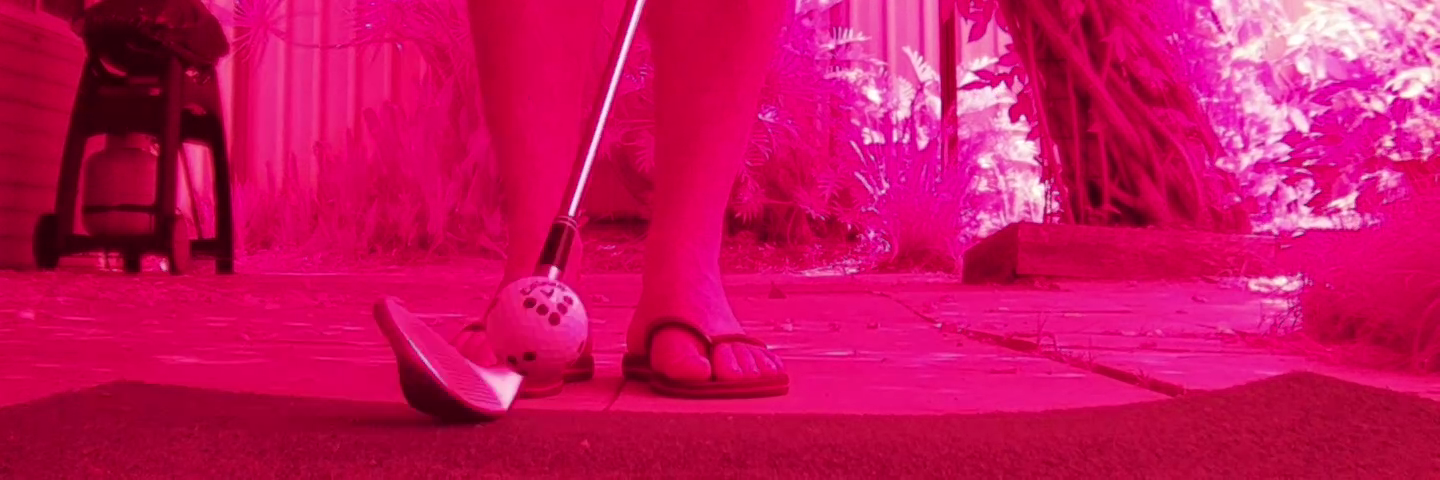
#> input picture media/0345.bmp, 1440 x 480 px, found by its file name
$ python measure-ball-size.py
#> lines starting #> are read from the running program, lines starting #| are printed output that depends on the picture; after the words box and inside, x2 and y2 are one past the last pixel; in counts of white or black regions, pixels touching at a corner belong together
import cv2
import numpy as np

# Global variables to store user selection
selected_circle = None
circles = None
image = None

def mouse_event(event, x, y, flags, param):
    global selected_circle, circles, image

    if event == cv2.EVENT_LBUTTONDOWN:
        # Check which circle the user clicked
        for idx, (cx, cy, r) in enumerate(circles):
            if (x - cx) ** 2 + (y - cy) ** 2 <= r ** 2:
                selected_circle = (cx, cy, r)
                print(f"Circle {idx + 1} selected: Center=({cx}, {cy}), Radius={r} pixels")
                # Highlight the selected circle
                output_image = image.copy()
                cv2.circle(output_image, (cx, cy), r, (0, 255, 0), 4)
                cv2.rectangle(output_image, (cx - 5, cy - 5), (cx + 5, cy + 5), (0, 128, 255), -1)
                cv2.imshow("Ball Detection", output_image)
                break

def detect_ball_and_measure_radius(image_path):
#> called with image_path = './media/0345.bmp'
    global selected_circle, circles, image

    # Load the image
    image = cv2.imread(image_path)
#> image is the input picture: shape (480, 1440, 3); mean B, G, R 92.5, 16.3, 199.1
    if image is None:
        print("Error: Unable to load the image.")
        return

    # Convert the image to grayscale
    gray = cv2.cvtColor(image, cv2.COLOR_BGR2GRAY)
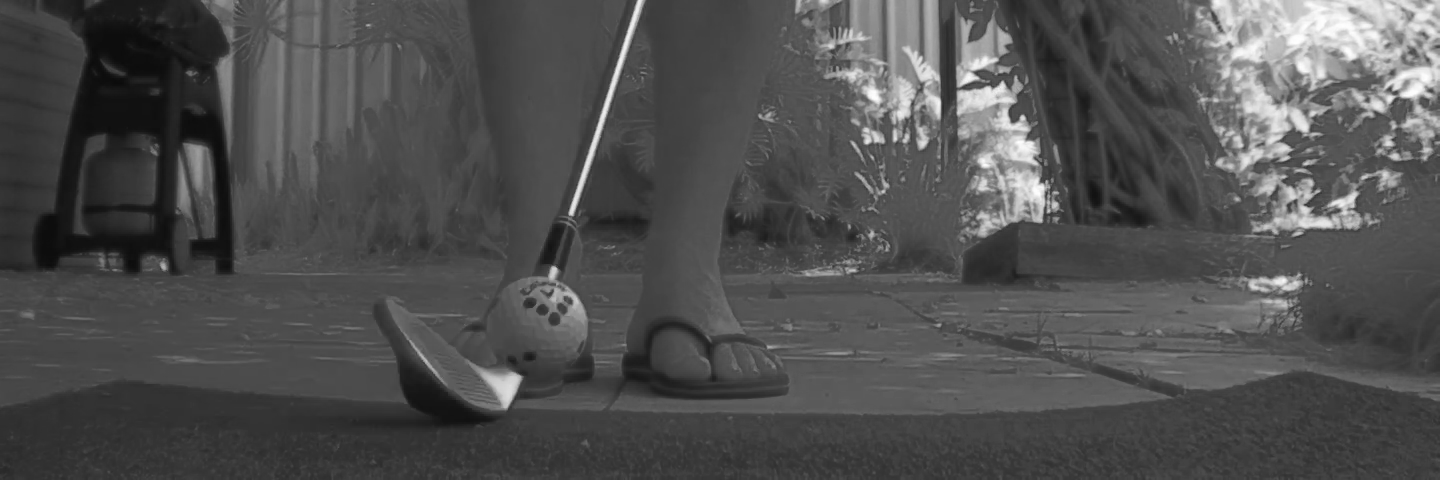
#> gray: shape (480, 1440); min 11, max 255, mean 79.7

    # Apply Gaussian blur to reduce noise
    blurred = cv2.GaussianBlur(gray, (11, 11), 0)

    # Detect circles using Hough Circle Transform
    detected_circles = cv2.HoughCircles(
        blurred,
        cv2.HOUGH_GRADIENT,
        dp=1.2,
        minDist=500,
        param1=50,
        param2=30,
        minRadius=10,
        maxRadius=50
    )
#> detected_circles = [[1325.4, 87, 49.24], [540.6, 323.4, 45.28]]

    if detected_circles is not None:
        circles = np.round(detected_circles[0, :]).astype("int")
#> circles = [[1325, 87, 49], [541, 323, 45]]

        # Draw all detected circles
        temp_image = image.copy()
        for idx, (x, y, r) in enumerate(circles):
            cv2.circle(temp_image, (x, y), r, (0, 255, 0), 2)
            cv2.putText(temp_image, f"{idx + 1}", (x - 20, y - 20), cv2.FONT_HERSHEY_SIMPLEX, 0.6, (0, 255, 255), 2)
#> this loop made 2 passes
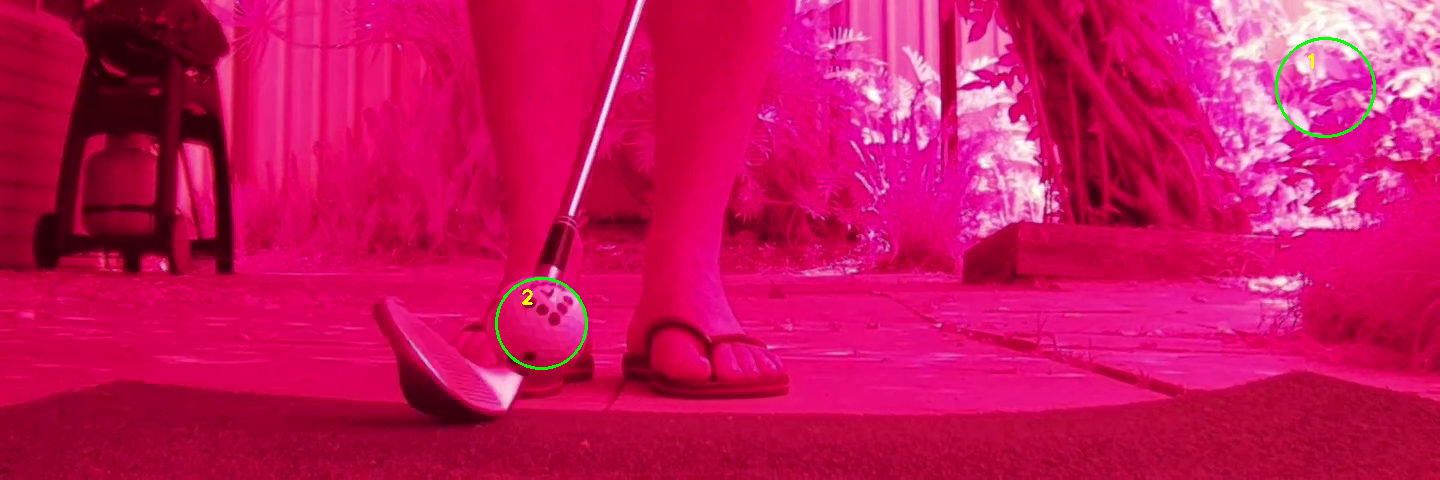
#> temp_image: shape (480, 1440, 3); 0.28% of pixels changed, all inside (x1, y1, x2, y2) = (495, 37, 1376, 370)

        # Show the image and set up mouse callback
        cv2.imshow("Ball Detection", temp_image)
        cv2.setMouseCallback("Ball Detection", mouse_event)

        # Wait until the user selects a circle
        print("Click on the correct circle to select it.")
        cv2.waitKey(0)

        if selected_circle:
            cx, cy, r = selected_circle
            print(f"Final Selection: Center=({cx}, {cy}), Radius={r} pixels")
        else:
            print("No circle selected.")
    else:
        print("No circles detected.")

    # Close all OpenCV windows
    cv2.destroyAllWindows()

# Example usage
image_path = "./media/0345.bmp"  # Replace with the path to your image
detect_ball_and_measure_radius(image_path)

$ run again, with media/0344.bmp copied over media/0345.bmp
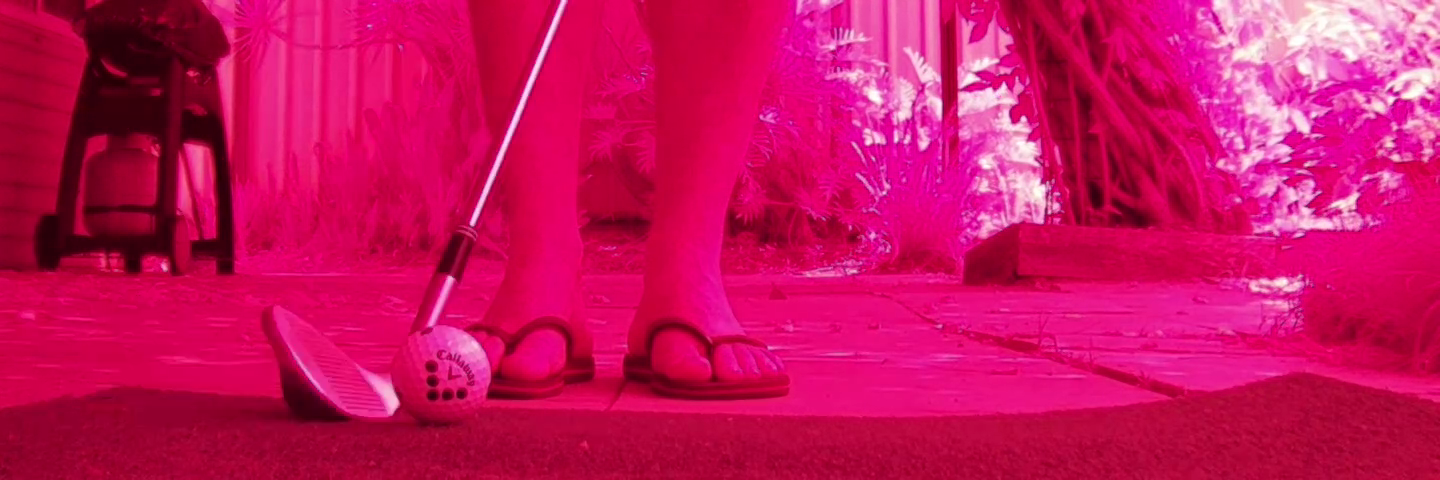
#> input picture media/0344.bmp, 1440 x 480 px, found by its file name
#> in detect_ball_and_measure_radius, image is the input picture: shape (480, 1440, 3); mean B, G, R 92.8, 16.5, 199.4
#> in detect_ball_and_measure_radius, `gray = cv2.cvtColor(image, cv2.COLOR_BGR2GRAY)`:
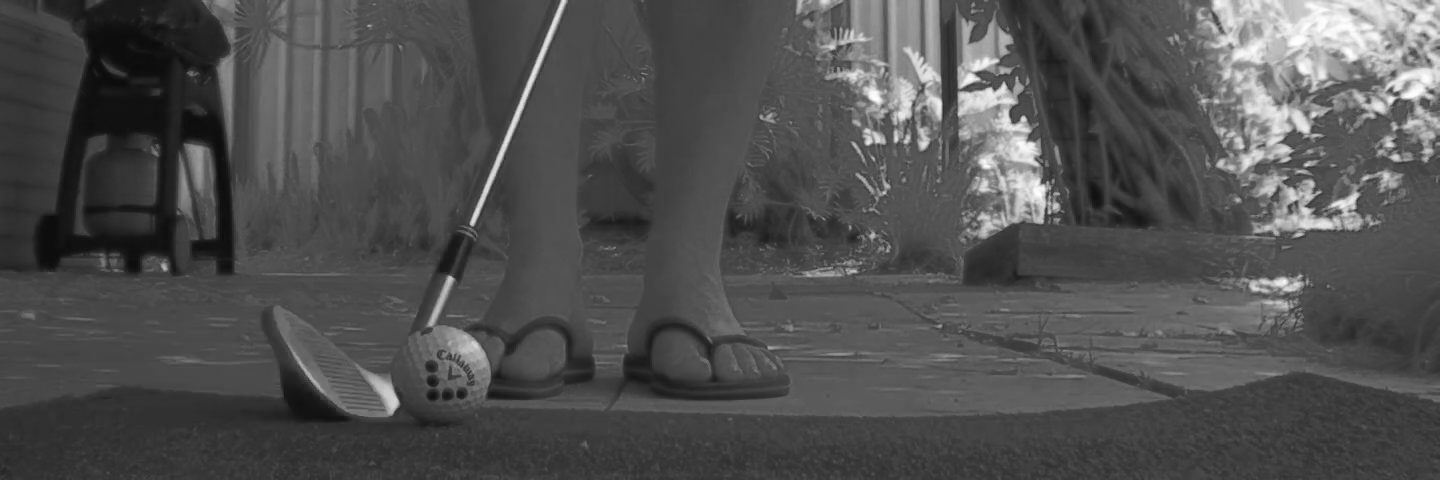
#> gray: shape (480, 1440); min 11, max 255, mean 79.9
#> detected_circles = [[439.8, 373.8, 49.24], [1318.2, 69, 46.6]]
#> circles = [[440, 374, 49], [1318, 69, 47]]
#> the loop in detect_ball_and_measure_radius, `for idx, (x, y, r) in enumerate(circles):` made 2 passes
#> after the loop in detect_ball_and_measure_radius, `for idx, (x, y, r) in enumerate(circles):`:
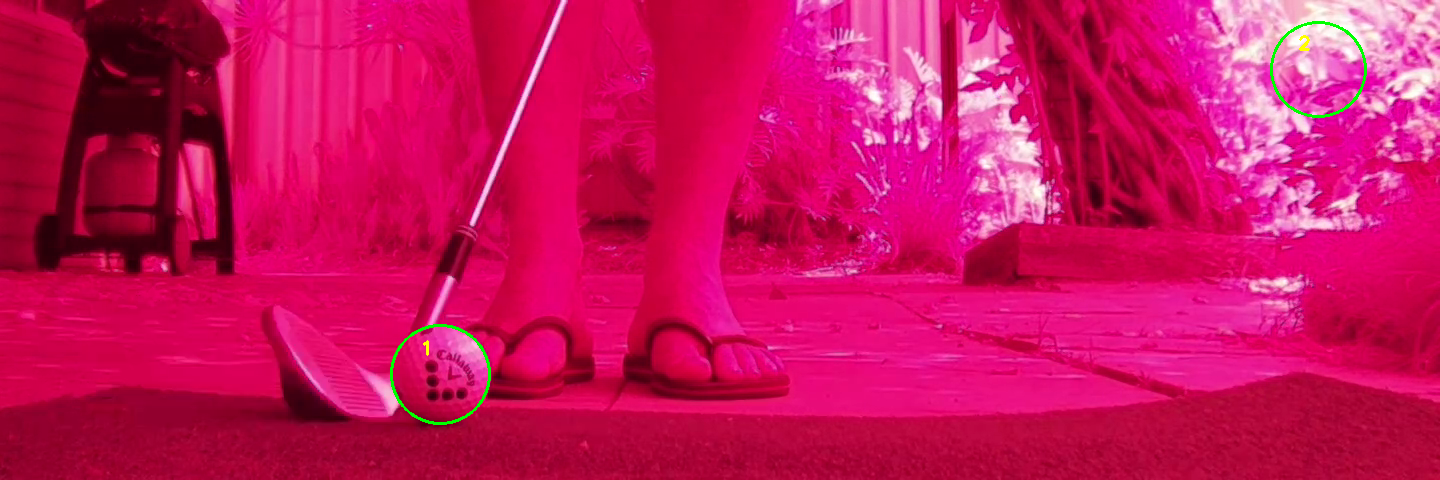
#> temp_image: shape (480, 1440, 3); 0.28% of pixels changed, all inside (x1, y1, x2, y2) = (390, 21, 1367, 425)
